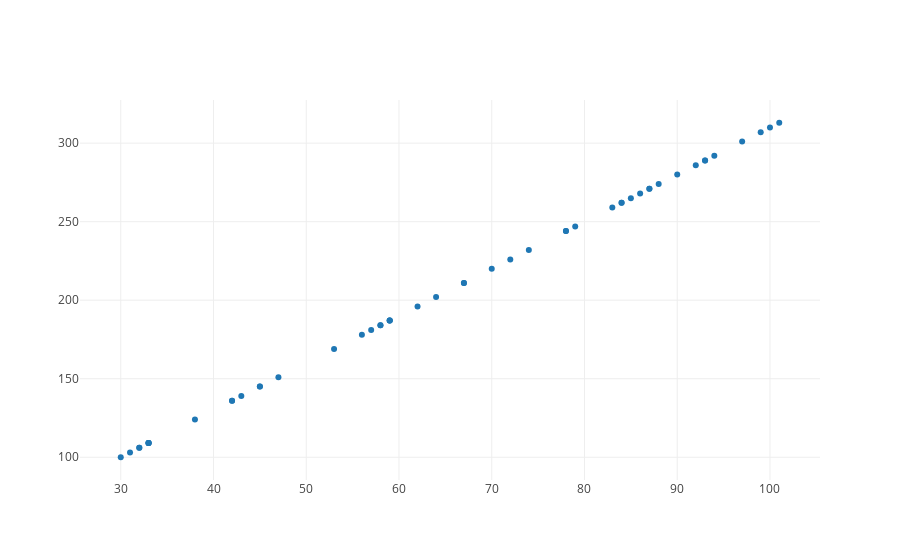

Write notebook code for a chart like this one.
### Markdown cell above
In the last lesson, we started with a machine learning algorithm that found the true relationship between customers and temperature beneath our data: $customers = 3*temperature + 10$.  Then we showed that even when the machine learning model finds this true relationship, it cannot perfectly predict noisy data, that is data with random errors.   This is because our machine learning algorithm cannot predict randomness, which makes sense.  Our machine learning algorithm still did as well as possible -- the error resulting from the noise in the data is an *irreducible error*.

Now we'll make things harder for our machine learning algorithm.  Unlike in the last lesson, we won't train our algorithm on a perfectly clean dataset, like we did on the last lesson.

### Code cell
from random import randint, seed
from graph import trace_values, plot
seed(1)
random_temperatures = list(map(lambda num: randint(30,101), range(0, 50)))
perfect_customers = list(map(lambda temp: 3*temp + 10, random_temperatures))
data_trace = trace_values(random_temperatures, perfect_customers, name = 'initial data')
plot([data_trace])

### Figure 1 — Plotly figure (JSON) as saved in the notebook; plotly's stock layout.template omitted (floating-point values rounded to 4 significant figures)
{"data": [{"mode": "markers", "name": "initial data", "text": [], "type": "scatter", "uid": "a501ea2b-e493-4284-917e-b0d1ea470488", "x": [47, 38, 62, 45, 93, 87, 90, 78, 56, 42, 92, 33, 79, 85, 30, 87, 64, 59, 43, 70, 33, 32, 33, 99, 31, 78, 57, 84, 33, 97, 58, 86, 93, 100, 59, 74, 59, 58, 88, 67, 32, 83, 101, 42, 53, 67, 45, 72, 94, 84], "y": [151, 124, 196, 145, 289, 271, 280, 244, 178, 136, 286, 109, 247, 265, 100, 271, 202, 187, 139, 220, 109, 106, 109, 307, 103, 244, 181, 262, 109, 301, 184, 268, 289, 310, 187, 232, 187, 184, 274, 211, 106, 259, 313, 136, 169, 211, 145, 226, 292, 262]}], "layout": {"autosize": true, "xaxis": {"autorange": true, "range": [25.65, 105.3], "type": "linear"}, "yaxis": {"autorange": true, "range": [84.4, 328.6], "type": "linear"}}}
